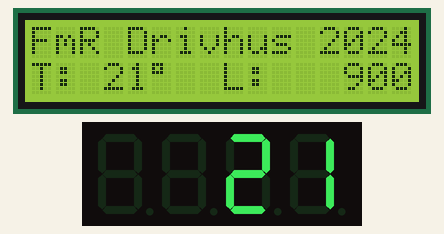
Bench run of a sketch on a simulated Arduino Uno, built with avr-gcc and run on an emulated ATmega328P. Shown: 16×2 character LCD, 4-digit seven-segment display. Random numbers use the default seed unless the sketch sets one.

Above: at 0.2 s.
At 39.7 s:
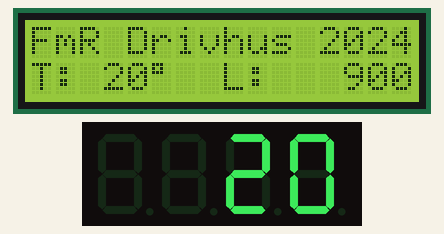
At 127.7 s:
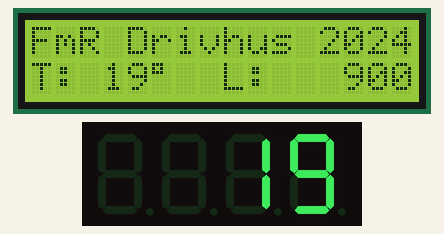

Measured:
- what the display in image 1 shows lasts 3.0 s, from 39.6 s to 42.6 s

The sketch:

lcd_7segment.ino
```cpp
#include <TM1637Display.h>
#include <LCD_I2C.h>

#define CLK 13
#define DIO 12

#define DEGREE 223

LCD_I2C lcd(0x27, 16, 2);  // Default address of most PCF8574 modules, change according
TM1637Display display(CLK, DIO);

// byte AE[8] = {
//   0b01100,
//   0b10011,
//   0b10010,
//   0b10010,
//   0b11111,
//   0b10010,
//   0b10011,
//   0b00000
// };

// byte AA[8] = {
//   0b00100,
//   0b00000,
//   0b01110,
//   0b10001,
//   0b11111,
//   0b10001,
//   0b10001,
//   0b00000
// };


void setup() {

  // INIT
  lcd.begin();  // If you are using more I2C devices using the Wire library use lcd.begin(false) this stop the library(LCD_I2C) from calling Wire.begin()
  lcd.backlight();
  display.setBrightness(0x0f);

  lcd.clear();
  lcd.home();
  lcd.print(F("FmR Drivhus 2024"));
}


int capTempMax = 44;
int capTempMin = -10;
int lastTemp = 20;

int capLuxMax = 64000;
int capLuxMin = 0;
int lastLux = 1000;

int percent = 10;

void loop() {


  int temp = random(max(capTempMin, lastTemp - (percent * lastTemp / 100)), min(capTempMax, lastTemp + (percent * lastTemp / 100)));
  int lux = random(max(capLuxMin, lastLux - (percent * lastLux / 100)), min(capLuxMax, lastLux + (percent * lastLux / 100)));

  lcd.setCursor(0, 1);
  lcd.print("T: ");
  if (temp < 10) {
    lcd.print(" ");
  }
  lcd.print(temp);
  lcd.print((char)DEGREE);
  lcd.print("  L: ");
  if (lux < 10000) {
    lcd.print(" ");
  }
  if (lux < 1000) {
    lcd.print(" ");
  }
  if (lux < 100) {
    lcd.print(" ");
  }
  if (lux < 10) {
    lcd.print(" ");
  }
  lcd.print(lux);

  display.showNumberDec(temp, false);

  delay(3000);
}
```
